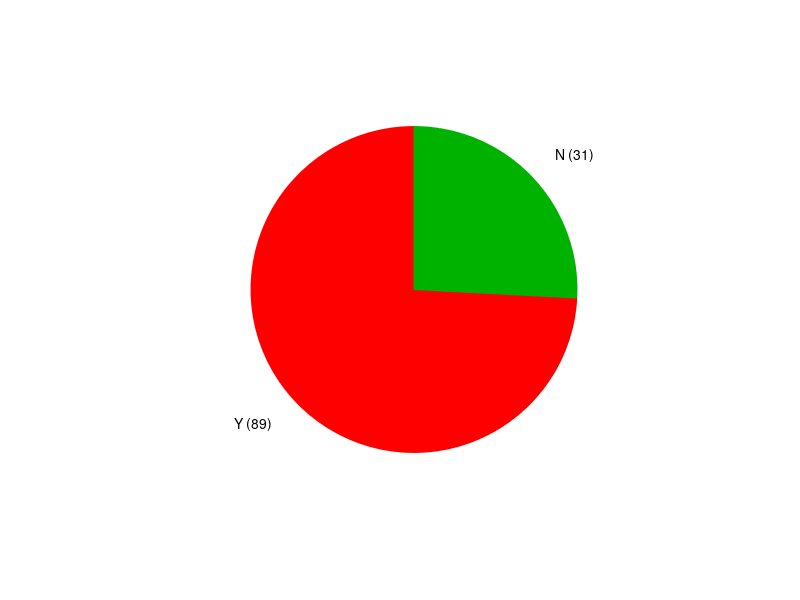
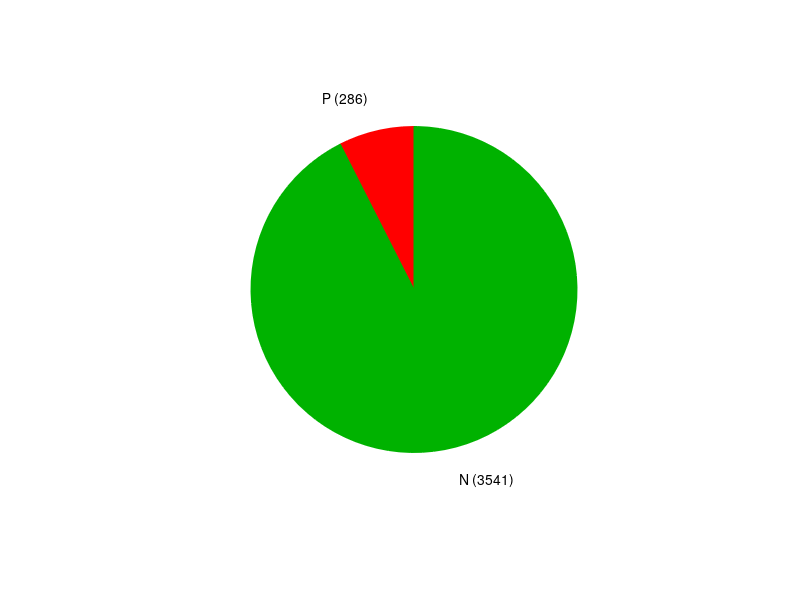

Reproduce these figures in MATLAB, in order. (Note: this script raises an error after producing the figures.)
%pie chart for seesion with punits (Y) vs sessions without punits(N)
counts = [89 120-89];
code_names = {'Y', 'N'};
figure;
code_colors         = [ 1 0 0; 0 0.7 0; 0 0 0.7; 0.7 0.7 0.7 ];
ph                  = pie( counts, code_names );
for i= 1:2
set( ph( 2 * i - 1 ), 'FaceColor', code_colors( i, : ), 'EdgeColor', code_colors( i, : ) )
set( ph( 2 * i ), 'String', sprintf( '%s (%d)', code_names{ i }( 1 ), counts( i ) ) )
end
 

%pie chart for the fraction of the punits out of the total units
counts = [286 3541];
code_names = {'P', 'N'};
figure;
code_colors         = [ 1 0 0; 0 0.7 0; 0 0 0.7; 0.7 0.7 0.7 ];
ph                  = pie( counts, code_names );
for i= 1:2
set( ph( 2 * i - 1 ), 'FaceColor', code_colors( i, : ), 'EdgeColor', code_colors( i, : ) )
set( ph( 2 * i ), 'String', sprintf( '%s (%d)', code_names{ i }( 1 ), counts( i ) ) )
end

%show number of punits and nunits per session, sort by number of 
%punits (small to large), add dashed line at mean number of punits

%go over each session in SST structure and find the number of nunits and
%punits

num_units = length(sst.filebase); %number of total units
num_session = length(unique(sst.filebase)); %number of session

session_name = unique(sst.filebase); %sessions name
num_per_sess = zeros(num_session,1); %total units per session
for j = 1:num_session
    for  i=1:num_units
    if ismember(session_name(j),sst.filebase(i))
        num_per_sess(j) =  num_per_sess(j)+1;
    end
    end
end

%now the same for res
pun_per_sess = zeros(num_session,1); %total units per session
pun_units = length(res.filebase);
for j = 1:num_session
    for  i=1:pun_units
    if ismember(session_name(j),res.filebase(i))
        pun_per_sess(j) =  pun_per_sess(j)+1;
    end
    end
end

%now sort by punits
[~,sidx] = sort (pun_per_sess);

pun_per_sess_sort = pun_per_sess(sidx,:);
num_per_sess_sort = num_per_sess(sidx,:);
%plot in bar
figure;
bar(num_per_sess_sort)
hold on
bar(pun_per_sess_sort,'r')
mean_units = mean(num_per_sess_sort);
mean_punits = mean(pun_per_sess_sort);
alines(mean_punits, 'y')
alines(mean_units, 'y')
%plot in fraction

%before sorting
frac_pun =pun_per_sess./ num_per_sess;
[~,sidx2] = sort (frac_pun);
frac_pun_sort = frac_pun(sidx2);
figure;
bar(frac_pun_sort)
mean_frac = mean(frac_pun_sort);
alines(mean_frac, 'y')





%number of punits as function of animal type per session:
%uniqe session with punits:
num_session = length(unique(sst.filebase)); %number of session

sessions_names = unique(res.filebase);
%all animal:
animalname = {'mV99', 'mF84', 'mC41','mK01','mF79','mF93','mP23','mP101','mF105','mO251','mDL5','mF108','mB142'};
%types of all animals
codes_names = {'VIP', 'CaMK', 'FVB-CaMK','CCK','CaMK','CaMK','PV','PV','FVB::c57B','PV','PV','CaMK','FVBxPV'};
sess_whatever = zeros(length(res.filebase),length(animalname));

session_name = unique(sst.filebase); %sessions name
pun_per_sess = zeros(num_session,1); %total units per session
pun_units = length(res.filebase);
for j = 1:num_session
    for  i=1:pun_units
    if ismember(session_name(j),res.filebase(i))
        pun_per_sess(j) =  pun_per_sess(j)+1;
    end
    end
end

for l = 1:length(animalname)
    for f= 1:length( pun_per_sess)
           if ismember(animalname{l},session_name{f})
               
           if l==1
               vip_units(f) =pun_per_sess(f);
           end
                      if ismember(l,[2 5 6 12])
               camK_units(f) =pun_per_sess(f);
                      end
                      if ismember(l,[3])
               fvb_camK_units(f) =pun_per_sess(f);
                      end
                                if ismember(l,[4])
              cck_units(f) =pun_per_sess(f);
                                end
                                                   if ismember(l,[7 8 10 11])
           pv_units(f) =pun_per_sess(f);
                                                   end
                                                   if ismember(l,[9])
              FVB_c57B_units(f) =pun_per_sess(f);
                                                   end
                                                   if ismember(l,[13])
              FVB_pv_units(f) =pun_per_sess(f);
                                                   end
           end
    end
end

%SEM = std(x)/sqrt(length(x));
vip_units_mean = mean(nonzeros(vip_units));
vip_units_SEM = std(nonzeros(vip_units))/sqrt(length(nonzeros(vip_units)));

camK_units_mean = mean(nonzeros(camK_units));
camK_units_SEM = std(nonzeros(camK_units))/sqrt(length(nonzeros(camK_units)));           

fvb_camK_units_mean = mean(nonzeros(fvb_camK_units));
fvb_camK_units_SEM = std(nonzeros(fvb_camK_units))/sqrt(length(nonzeros(fvb_camK_units)));

cck_units_mean = mean(nonzeros(cck_units));
cck_units_SEM = std(nonzeros(cck_units))/sqrt(length(nonzeros(cck_units)));

pv_units_mean = mean(nonzeros(pv_units));
pv_units_SEM = std(nonzeros(pv_units))/sqrt(length(nonzeros(pv_units)));

% FVB_c57B_units_mean = mean(nonzeros(FVB_c57B_units));
% FVB_c57B_units_SEM = std(nonzeros(FVB_c57B_units))/sqrt(length(nonzeros(FVB_c57B_units)));
FVB_c57B_units_mean=[];
FVB_c57B_units_SEM = [];

FVB_pv_units_mean = mean(nonzeros(FVB_pv_units));
FVB_pv_units_SEM = std(nonzeros(FVB_pv_units))/sqrt(length(nonzeros(FVB_pv_units)));


names = {'VIP', 'CaMK', 'FVB-CaMK','CCK','PV','FVB::c57B','FVBxPV'};
counts = [vip_units_mean camK_units_mean fvb_camK_units_mean cck_units_mean pv_units_mean FVB_c57B_units_mean FVB_pv_units_mean];
SEM =  [vip_units_SEM camK_units_SEM fvb_camK_units_SEM cck_units_SEM pv_units_SEM FVB_c57B_units_SEM FVB_pv_units_SEM];
errhigh = counts+(SEM/2);
 errlow  = counts-(SEM/2);
figure;
bar(counts)  
hold on
x= 1:length(counts);
er = errorbar(x,counts,errlow,errhigh); 
er.Color = [0 0 0];                            
er.LineStyle = 'none';  

